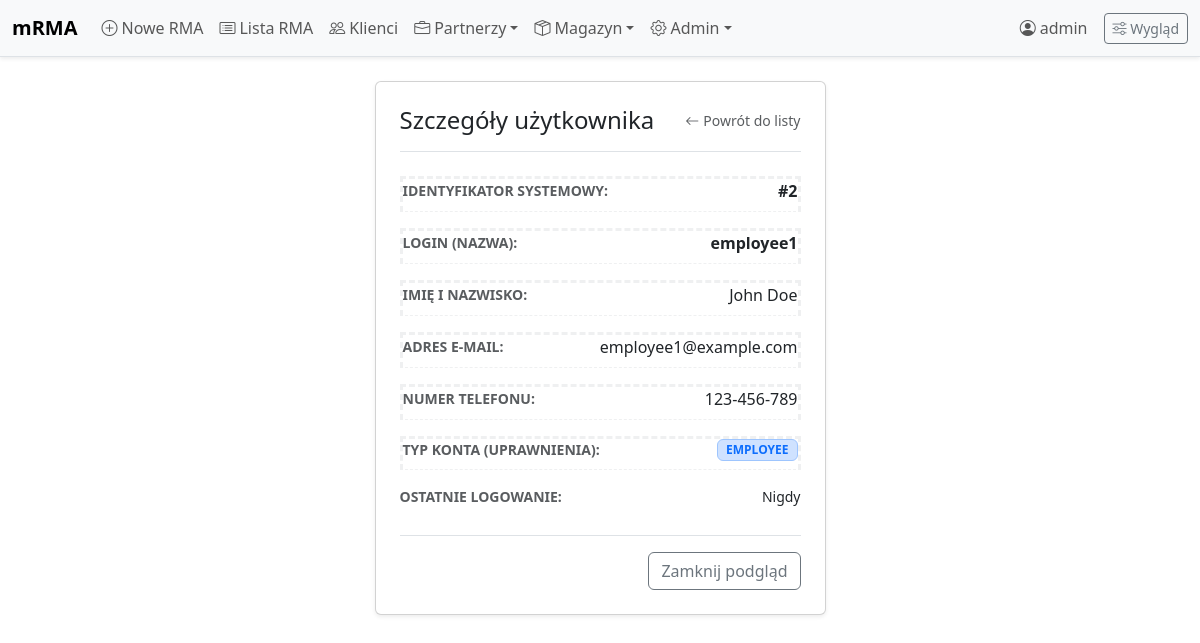
/admin_user_details?id=2 (signed in), run on the app's committed database.
### tables this page shows
CREATE TABLE users (     
    id INT AUTO_INCREMENT PRIMARY KEY,
    username VARCHAR(50) NOT NULL UNIQUE,
    password_hash VARCHAR(255) NOT NULL,
    first_name VARCHAR(50) NOT NULL,
    last_name VARCHAR(50) NOT NULL,
    email VARCHAR(100) UNIQUE,
    phone_number VARCHAR(20),
    account_type ENUM('Employee', 'Intern', 'Admin') DEFAULT 'Employee',
    last_login DATETIME
);

### app/Controllers/AdminController.php (called while the page is built, shortened)
<?php
class AdminController
{
    public function userDetails()
    {
        $userId = $_GET['id'] ?? null;
        $userModel = new User();
        $user = $userModel->getById($userId);
        require_once 'app/Views/admin/user_details.php';
    }
}

### app/Database.php (called while the page is built, shortened)
<?php
class Database {
    private static $instance = null;
    private function __construct() {
        $host = $_ENV['DB_HOST'] ?? 'localhost';
        $db   = $_ENV['DB_NAME'] ?? 'mrma';
        $user = $_ENV['DB_USER'] ?? 'root';
        $pass = $_ENV['DB_PASS'] ?? '';
        try {
            $this->pdo = new PDO("mysql:host=$host;dbname=$db;charset=utf8", $user, $pass);
        } catch (PDOException $e) {
            die("Błąd połączenia z bazą: " . $e->getMessage());
        }
    }
    public static function getInstance() {
        if (self::$instance === null) {
            self::$instance = new self();
        }
        return self::$instance->pdo;
    }
}

### app/Models/User.php (called while the page is built, shortened)
<?php
class User
{
    private $db;
    public function __construct()
    {
        $this->db = Database::getInstance();
    }
    public function getById($id)
    {
        $stmt = $this->db->prepare("SELECT id, username, first_name, last_name, email, phone_number, account_type, last_login FROM users WHERE id = ?");
        $stmt->execute([$id]);
        return $stmt->fetch();
    }
}

### app/Views/admin/user_details.php (the view)
<?php require_once 'app/Views/layout/header.php'; ?>
<div class="view-wrapper-md row justify-content-center">
    <div class="col-11 col-md-8 col-lg-6">
        <div class="card shadow-sm">
            <div class="card-body p-4">
                <div class="d-flex justify-content-between align-items-center pb-3 mb-4 border-bottom flex-wrap gap-2">
                    <h2 class="h4 mb-0 text-body">Szczegóły użytkownika</h2>
                    <a href="<?= BASE_URL ?>admin_users_list" class="text-muted small text-decoration-none d-inline-flex align-items-center">
                        <i class="bi bi-arrow-left me-1"></i> Powrót do listy
                    </a>
                </div>
                <div class="d-flex flex-column gap-3">
                    <div class="d-flex justify-content-between align-items-center pb-2 border-bottom border-secondary border-opacity-10" style="border-style: dashed !important;">
                        <span class="text-muted small fw-semibold text-uppercase">Identyfikator systemowy:</span>
                        <strong class="text-body">#<?= htmlspecialchars($user['id']) ?></strong>
                    </div>
                    <div class="d-flex justify-content-between align-items-center pb-2 border-bottom border-secondary border-opacity-10" style="border-style: dashed !important;">
                        <span class="text-muted small fw-semibold text-uppercase">Login (Nazwa):</span>
                        <strong class="text-body"><?= htmlspecialchars($user['username']) ?></strong>
                    </div>
                    <div class="d-flex justify-content-between align-items-center pb-2 border-bottom border-secondary border-opacity-10" style="border-style: dashed !important;">
                        <span class="text-muted small fw-semibold text-uppercase">Imię i Nazwisko:</span>
                        <span class="text-body fw-medium"><?= htmlspecialchars($user['first_name'] . ' ' . $user['last_name']) ?></span>
                    </div>
                    <div class="d-flex justify-content-between align-items-center pb-2 border-bottom border-secondary border-opacity-10" style="border-style: dashed !important;">
                        <span class="text-muted small fw-semibold text-uppercase">Adres E-mail:</span>
                        <span class="text-body"><?= htmlspecialchars($user['email'] ?: 'Nie zdefiniowano') ?></span>
                    </div>
                    <div class="d-flex justify-content-between align-items-center pb-2 border-bottom border-secondary border-opacity-10" style="border-style: dashed !important;">
                        <span class="text-muted small fw-semibold text-uppercase">Numer telefonu:</span>
                        <span class="text-body"><?= htmlspecialchars($user['phone_number'] ?: 'Nie podano') ?></span>
                    </div>
                    <div class="d-flex justify-content-between align-items-center pb-2 border-bottom border-secondary border-opacity-10" style="border-style: dashed !important;">
                        <span class="text-muted small fw-semibold text-uppercase">Typ konta (Uprawnienia):</span>
                        <span class="badge bg-primary-subtle text-primary border border-primary-subtle px-2 py-1.5 text-uppercase">
                            <?= htmlspecialchars($user['account_type']) ?>
                        </span>
                    </div>
                    <div class="d-flex justify-content-between align-items-center pb-1">
                        <span class="text-muted small fw-semibold text-uppercase">Ostatnie logowanie:</span>
                        <span class="text-body small"><?= $user['last_login'] ? date('d.m.Y H:i:s', strtotime($user['last_login'])) : 'Nigdy' ?></span>
                    </div>
                </div>
                <div class="mt-4 pt-3 border-top text-end">
                    <a href="<?= BASE_URL ?>admin_panel" class="btn btn-outline-secondary">
                        Zamknij podgląd
                    </a>
                </div>
            </div>
        </div>
    </div>
</div>
<?php require_once 'app/Views/layout/header.php'; ?>

### assets/css/style.css (style rules this page uses)
:root { --sidebar-width: 250px; }
body { display: flex; flex-direction: column; min-height: 100vh; }
.view-wrapper-sm, .view-wrapper-md, .view-wrapper-lg { width: 100%; margin-left: auto; margin-right: auto; }
.view-wrapper-md { max-width: 950px !important; }
@media (min-width: 992px) { :root { --current-sidebar-width: var(--nav-width, 210px); } }

### data on the page
users: id "2", username "employee1", first_name+last_name "John Doe", email "employee1@example.com", phone_number "123-456-789", account_type "EMPLOYEE"

### other printed values
$_SESSION['username'] "admin"
